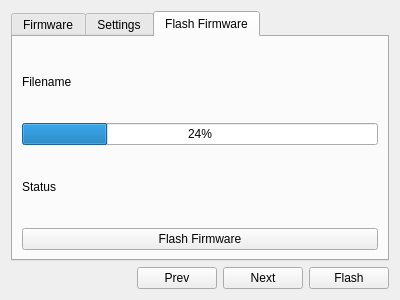
<?xml version="1.0" encoding="UTF-8"?>
<ui version="4.0">
 <class>QGCPX4FirmwareUpdate</class>
 <widget class="QWidget" name="QGCPX4FirmwareUpdate">
  <property name="geometry">
   <rect>
    <x>0</x>
    <y>0</y>
    <width>400</width>
    <height>300</height>
   </rect>
  </property>
  <property name="windowTitle">
   <string>Form</string>
  </property>
  <layout class="QGridLayout" name="gridLayout">
   <item row="0" column="0" colspan="4">
    <widget class="QTabWidget" name="tabWidget">
     <property name="currentIndex">
      <number>2</number>
     </property>
     <widget class="QWidget" name="firmwareSelectTab">
      <attribute name="title">
       <string>Firmware</string>
      </attribute>
      <layout class="QGridLayout" name="gridLayout_2">
       <property name="leftMargin">
        <number>6</number>
       </property>
       <property name="rightMargin">
        <number>6</number>
       </property>
       <property name="bottomMargin">
        <number>6</number>
       </property>
       <item row="0" column="0" colspan="2">
        <widget class="QListWidget" name="fileList"/>
       </item>
       <item row="1" column="0">
        <widget class="QLineEdit" name="fileLineEdit"/>
       </item>
       <item row="1" column="1">
        <widget class="QPushButton" name="selectFileButton">
         <property name="text">
          <string>Select File</string>
         </property>
        </widget>
       </item>
      </layout>
     </widget>
     <widget class="QWidget" name="settingsBackupTab">
      <attribute name="title">
       <string>Settings</string>
      </attribute>
      <layout class="QGridLayout" name="gridLayout_3">
       <item row="0" column="0">
        <widget class="QLineEdit" name="lineEdit"/>
       </item>
       <item row="0" column="1">
        <widget class="QPushButton" name="settingsStoreButton">
         <property name="text">
          <string>Select File</string>
         </property>
        </widget>
       </item>
      </layout>
     </widget>
     <widget class="QWidget" name="flashTab">
      <attribute name="title">
       <string>Flash Firmware</string>
      </attribute>
      <layout class="QGridLayout" name="gridLayout_4">
       <item row="0" column="0">
        <widget class="QLabel" name="fileLabel">
         <property name="text">
          <string>Filename</string>
         </property>
        </widget>
       </item>
       <item row="1" column="0">
        <widget class="QProgressBar" name="progressBar">
         <property name="value">
          <number>24</number>
         </property>
        </widget>
       </item>
       <item row="2" column="0">
        <widget class="QLabel" name="statusLabel">
         <property name="text">
          <string>Status</string>
         </property>
        </widget>
       </item>
       <item row="3" column="0">
        <widget class="QPushButton" name="flashButton">
         <property name="text">
          <string>Flash Firmware</string>
         </property>
        </widget>
       </item>
      </layout>
     </widget>
    </widget>
   </item>
   <item row="1" column="0">
    <spacer name="horizontalSpacer">
     <property name="orientation">
      <enum>Qt::Horizontal</enum>
     </property>
     <property name="sizeHint" stdset="0">
      <size>
       <width>40</width>
       <height>20</height>
      </size>
     </property>
    </spacer>
   </item>
   <item row="1" column="1">
    <widget class="QPushButton" name="pushButton">
     <property name="text">
      <string>Prev</string>
     </property>
    </widget>
   </item>
   <item row="1" column="2">
    <widget class="QPushButton" name="pushButton_2">
     <property name="text">
      <string>Next</string>
     </property>
    </widget>
   </item>
   <item row="1" column="3">
    <widget class="QPushButton" name="pushButton_3">
     <property name="text">
      <string>Flash</string>
     </property>
    </widget>
   </item>
  </layout>
 </widget>
 <resources/>
 <connections/>
</ui>
